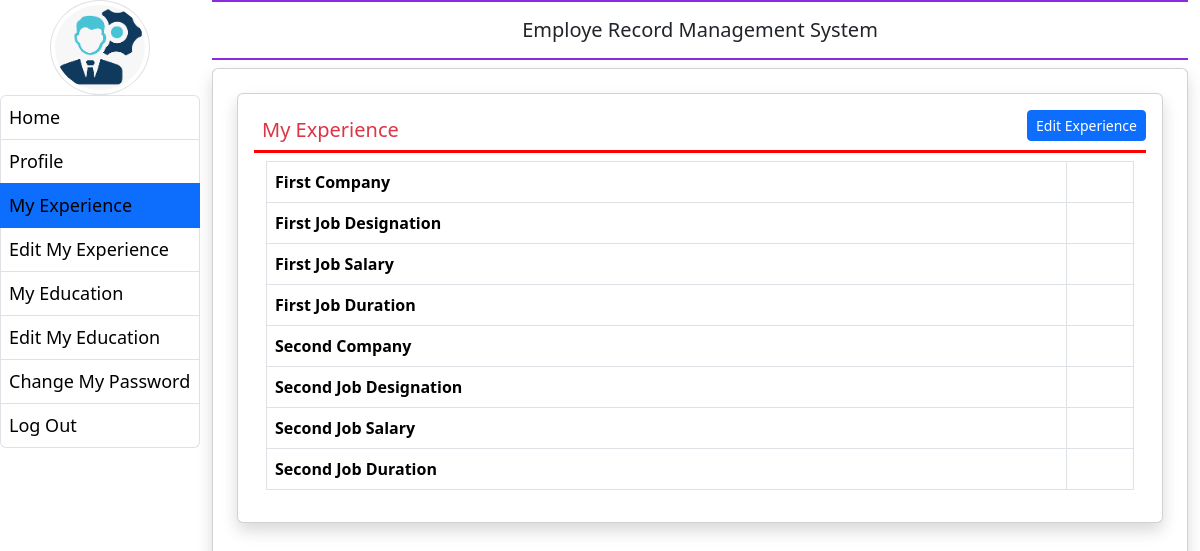
Page /my_experience (signed in) on the earlier database version.
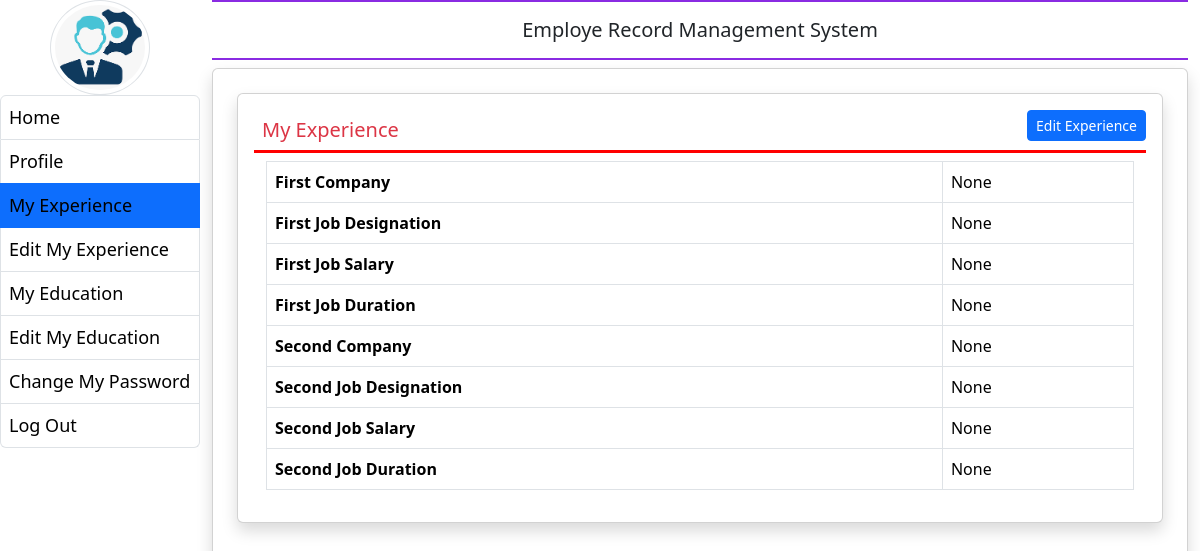
Same page on the later database version.
### employee/models.py (models this page shows, shortened)
class EmployeeExperience(models.Model):
    user = models.ForeignKey(User, on_delete=models.CASCADE)
    company1name = models.CharField(max_length=100,null=True)
    company1desig = models.CharField(max_length=100, null=True)
    company1salary = models.CharField(max_length=100, null=True)
    company1duration = models.CharField(max_length=100, null=True)
    company2name = models.CharField(max_length=100,null=True)
    company2desig = models.CharField(max_length=100, null=True)
    company2salary = models.CharField(max_length=100, null=True)
    company2duration = models.CharField(max_length=100, null=True)

### employee/views.py (the view)
# urls.py: path('my_experience',my_experience,name='my_experience'),
@login_required(login_url='emp_login')
def my_experience(request):
    user = request.user
    try:
        experience = get_object_or_404(EmployeeExperience, user=user)
        context = {'experience': experience}
        return render(request, 'my_experience.html', context)
    except Exception as e:
        print(e)
        return render(request, 'my_experience.html', {'error': 'Could not retrieve experience details.'})

### employee/templates/my_experience.html
{% extends "emp_base.html" %}
{% block main %}
<div class="card shadow m-2">
    <div class="card-body">
        <a href=" {% url "edit_my_experience" %}" class="btn btn-primary float-end btn-sm"> Edit Experience</a>
        <h5 class="p-2 text-danger" style="border-bottom: 3px solid red;">My Experience</h5>
        <div class="container-fluid">
            <table class="table table-bordered">
                <tr>
                    <th>First Company</th>
                    <td>{{experience.company1name}}</td>
                </tr>
                <tr>
                    <th> First Job Designation</th>
                    <td>{{experience.company1desig}}</td>
                </tr>
                <tr>
                    <th>First Job Salary</th>
                    <td>{{experience.company1salary}}</td>
                </tr>
                <tr>
                    <th>First Job  Duration</th>
                    <td>{{experience.company1duration}}</td>
                </tr>
                <tr>
                    <th>Second Company</th>
                    <td>{{experience.company2name}}</td>
                </tr>
                <tr>
                    <th> Second Job Designation</th>
                    <td>{{experience.company2desig}}</td>
                </tr>
                <tr>
                    <th>Second Job Salary</th>
                    <td>{{experience.company2salary}}</td>
                </tr>
                <tr>
                    <th>Second Job  Duration</th>
                    <td>{{experience.company2duration}}</td>
                </tr>
            </table>
        </div>
    </div>
</div>
{% endblock %}

### employee/templates/emp_base.html (shortened to what this page needs)
{% load static %}
<!DOCTYPE html>
<html lang="en">
<head>
    <link href="https://cdn.jsdelivr.net/npm/bootstrap@5.3.3/dist/css/bootstrap.min.css" rel="stylesheet">
    <link rel="stylesheet" href="https://cdnjs.cloudflare.com/ajax/libs/font-awesome/6.4.0/css/all.min.css">
</head>
<body>
    <div class="container-fluid">
        <div class="row">
            <div class="col-sm-2 p-0">
                <center><img src = "{% static 'images/logo.png' %}" width = "100" height = "100"  class = "img-thumbnail rounded-circle my ="3""></center>
                    <div class="list-group">
                        <a href="{% url 'emp_home' %}" class="list-group-item list-group-item-action {% if request.path == '/emp_home' %}active {% endif %}">Home</a>
                        <a href="{% url 'profile' %}" class="list-group-item list-group-item-action {% if request.path == '/profile' %}active {% endif %}">Profile</a>
                        <a href="{% url 'my_experience' %}" class="list-group-item list-group-item-action {% if request.path == '/my_experience' %}active {% endif %}">My Experience</a>
                        <a href=" {% url "edit_my_experience" %}" class="list-group-item list-group-item-action {% if request.path == '/edit_my_experience' %}active {% endif %} ">Edit My Experience</a>
                        <a href="" class="list-group-item list-group-item-action">My Education</a>
                        <a href="" class="list-group-item list-group-item-action">Edit My Education</a>
                        <a href="" class="list-group-item list-group-item-action">Change My Password</a>
                        <a href="{% url 'logout' %}" class="list-group-item list-group-item-action">Log Out</a>
                    </div>
            </div>
            <div class="col-sm-10 p-0">
                <div class="container-fluid">
                    <h5 class = "text-center p-3 font-weight-bold "style="border-bottom: 2px solid blueviolet; border-top: 2px solid blueviolet; ">Employe Record Management System</h5>
                    <div class="card shadow" style="min-height:90vh;">
                        <div class="card-body">
                        {% block main %}
                        {% endblock %}
                        </div>
                    </div>
                </div>
            </div>
    </div>
</body>
</html>

### employee/templates/emp_base.html (style rules this page uses)
.list-group-item { color: black !important; font-size: large; padding: 8px !important; }

Differences in the rows shown:
added EmployeeExperience: company1name "None", company1desig "None", company1salary "None", company1duration "None", company2name "None", company2desig "None", company2salary "None", company2duration "None"
